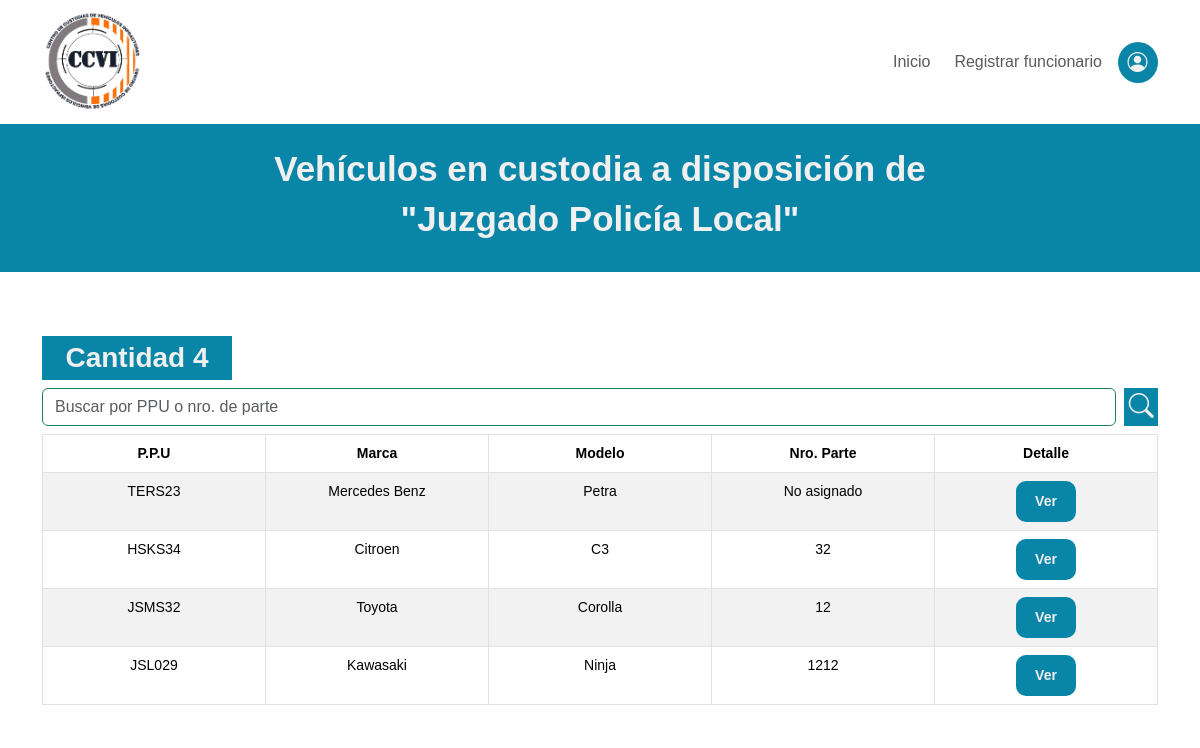
The app's page /home/vehiculos/Juzgado Policía Local/ (signed in) with its own data.
### core/models.py (models this page shows, shortened)
class Vehiculo(models.Model):
    tipo = models.CharField(max_length=60, choices=CHOICES_TIPO)
    marca = models.CharField(max_length=60)
    modelo = models.CharField(max_length=60)
    placa_patente = models.CharField(max_length=6, unique=True)
    año = models.IntegerField()
    color = models.CharField(max_length=40)
    imagen = models.ImageField(upload_to='vehiculos')
    motivo = models.CharField(max_length=100, choices=CHOICES_MOTIVO)
    disposicion = models.ForeignKey(Tribunal, to_field='nombre', on_delete=models.RESTRICT, verbose_name='Disposición')
    fecha_ingreso = models.DateTimeField(verbose_name='Fecha de ingreso')
    numero_de_parte = models.IntegerField(blank=True, null=True, verbose_name='Número parte')
    numero_de_oficio = models.IntegerField(blank=True, null=True, verbose_name='Número oficio')
    acta_entrega = models.CharField(max_length=2, choices=ACTA_ENTREGA)
    observaciones = models.TextField(blank=True, default='Sin observaciones')
    entregado = models.BooleanField(default=False)
    registro_propietario = models.BooleanField(default=False)
    funcionario_receptor = models.ForeignKey(User, on_delete=models.RESTRICT, null=True, related_name='funcionario_receptor')
    funcionario_entrega = models.ForeignKey(User, on_delete=models.RESTRICT, null=True, blank=True, related_name='funcionario_entrega')
    class Meta:
        verbose_name = 'Vehículo'
        verbose_name_plural = 'Vehículos'

### core/views.py (the view)
# urls.py: path('vehiculos/<tribunal>/', FiltroVehiculosTribunal.as_view(), name='filtro_vehiculos_tribunales'),
@method_decorator(login_required, name='dispatch')
class FiltroVehiculosTribunal(ListView):
    model = Vehiculo
    template_name = 'pages/filtrados/tribunales.html'
    def get_context_data(self, **kwargs):
        context = super().get_context_data(**kwargs)
        tribunal = self.kwargs['tribunal'] # Con esta sintaxis capturo el parámetro que necesito.
        vehiculos = Vehiculo.objects.filter(disposicion=tribunal, entregado=False).order_by('-fecha_ingreso')
        cantidad_vehiculos = vehiculos.count()
        buscar = self.request.GET.get("buscar")
        if buscar:
           vehiculos = Vehiculo.objects.filter( Q(entregado=False),  Q(disposicion=tribunal), Q(placa_patente__icontains=buscar) | Q(numero_de_parte__icontains=buscar ) )
        context['disposicion'] = tribunal
        context['cantidad'] = cantidad_vehiculos
        context['vehiculos'] = vehiculos
        return context

### core/templates/pages/filtrados/tribunales.html (shortened to what this page needs)
{% extends 'layout_core/layout_core.html' %}
{% block content %}
<section>
    <div class="contenedor_tribunales">
        <div class="container-fluid p-0">
            <div class="row text-center">
                <div class="col contenedor_tipo_tribunal p-4">
                        <h1>Vehículos en custodia a disposición de</h1>
                        <h1> "{{disposicion}}" </h1>
                </div>
            </div>
        </div>
        <div class="container">
            <div class="row mt-5">
                <div class="col mt-3">
                    <h3 class="cantidad_vehiculos text-center">Cantidad  {{ cantidad }}</h3>
                    <form action="{% url 'filtro_vehiculos_tribunales' disposicion %}" method="GET" class="pb-2 d-flex justify-content-center gap-2">
                        <input type="search" class="form-control shadow-none border border-success" name="buscar" id="buscar" placeholder="Buscar por PPU o nro. de parte">
                        <button type="submit" class="button_search"><i class="bi bi-search"></i></button>
                    </form>
                    <table class="table table-striped table-hover table-bordered small" width="100%">
                        <thead>
                            <tr class="text-center">
                                <th class="col-1">P.P.U</th>
                                <th class="col-1">Marca</th>
                                <th class="col-1">Modelo</th>
                                <th class="col-1">Nro. Parte </th>
                                <th class="col-1">Detalle</th>
                            </tr>
                        </thead>
                        <tbody>
                            {% for vehiculo in vehiculos %}
                                <tr class="text-center">
                                    <td class="">{{ vehiculo.placa_patente }}</td>
                                    <td>{{ vehiculo.marca }}</td>
                                    <td>{{ vehiculo.modelo }}</td>
                                    {% if vehiculo.numero_de_parte %}
                                        <td>{{ vehiculo.numero_de_parte }}</td>
                                    {% else %}
                                        <td>No asignado</td>
                                    {% endif %}
                                    <td>
                                        <a href="{% url 'detalle_vehiculo' vehiculo.id %}">
                                            <Button class="boton_tribunales">Ver</Button>
                                        </a>
                                    </td>
                                </tr>
                            {% endfor %}
                        </tbody>
                    </table>
                </div>
            </div>
        </div>
    </div>
</section>
{% endblock %}

### static/css/core.css (style rules this page uses)
:root { --bg_fondo_page: #0885a7; --bg_search: #0fadcc; --blanco: #f0f0f0; --blancoFuente: #f2eff3; --fuente: Arial, "Helvetica Neue", Helvetica, sans-serif; }
* { padding: 0; box-sizing: border-box; font-family: var(--fuente); }
a { text-decoration: none; }
.button_search { background-color: var(--bg_fondo_page); border: none; width: 35px; }
.button_search i { color: var(--blanco); font-size: 25px; }
.contenedor_tribunales { background-color: white; }
.contenedor_tipo_tribunal { background-color: var(--bg_fondo_page); }
.contenedor_tipo_tribunal h1 { font-size: 35px; font-weight: 600; color: var(--blanco); }
.boton_tribunales { background-color: var(--bg_fondo_page); border: none; width: 60px; padding: 10px; border-radius: 10px; color: var(--blanco); font-weight: 600; }
.cantidad_vehiculos { background-color: var(--bg_fondo_page); width: 190px; padding: 5px; color: var(--blanco); font-weight: 600; }

### records on screen
Vehiculo: placa_patente "TERS23", marca "Mercedes Benz", modelo "Petra", shows "No asignado"
Vehiculo: placa_patente "HSKS34", marca "Citroen", modelo "C3", numero_de_parte "32"
Vehiculo: placa_patente "JSMS32", marca "Toyota", modelo "Corolla", numero_de_parte "12"
Vehiculo: placa_patente "JSL029", marca "Kawasaki", modelo "Ninja", numero_de_parte "1212"

### other values on screen
{{ disposicion }} "Juzgado Policía Local"
{{ cantidad }} "4"
